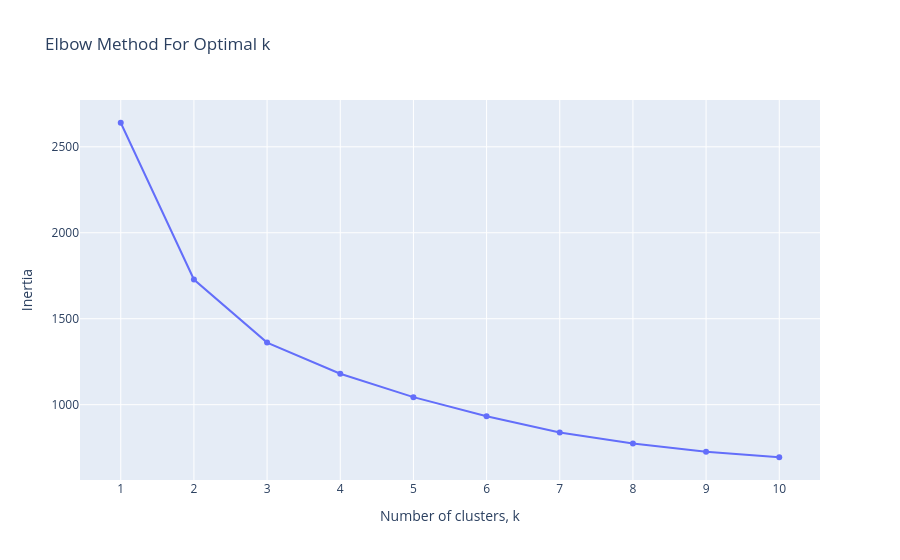

Source (notebook cell):
### Markdown cell above
Plot elbow method to find the number of cluster for KMeans algo

### Code cell
inertias = []
range_of_clusters = range(1, 11)

for k in range_of_clusters:
    model = KMeans(n_clusters=k, random_state=42, n_init=10)
    model.fit(customers_scale)
    inertias.append(model.inertia_)


import plotly.graph_objects as go

fig = go.Figure()
fig.add_trace(go.Scatter(x=list(range_of_clusters), y=inertias, mode='lines+markers', name='Inertia'))
fig.update_layout(title='Elbow Method For Optimal k',
                  xaxis_title='Number of clusters, k',
                  yaxis_title='Inertia',
                  xaxis=dict(tickmode='array', tickvals=list(range_of_clusters)))
fig.show()

### Figure 1 — Plotly figure (JSON) as saved in the notebook; plotly's stock layout.template omitted (floating-point values rounded to 4 significant figures)
{"data": [{"mode": "lines+markers", "name": "Inertia", "type": "scatter", "x": [1, 2, 3, 4, 5, 6, 7, 8, 9, 10], "y": [2640.0, 1728.0, 1361.0, 1180.0, 1044.0, 932.3, 838.7, 773.5, 726.8, 694.2]}], "layout": {"title": {"text": "Elbow Method For Optimal k"}, "xaxis": {"tickmode": "array", "tickvals": [1, 2, 3, 4, 5, 6, 7, 8, 9, 10], "title": {"text": "Number of clusters, k"}}, "yaxis": {"title": {"text": "Inertia"}}}}
